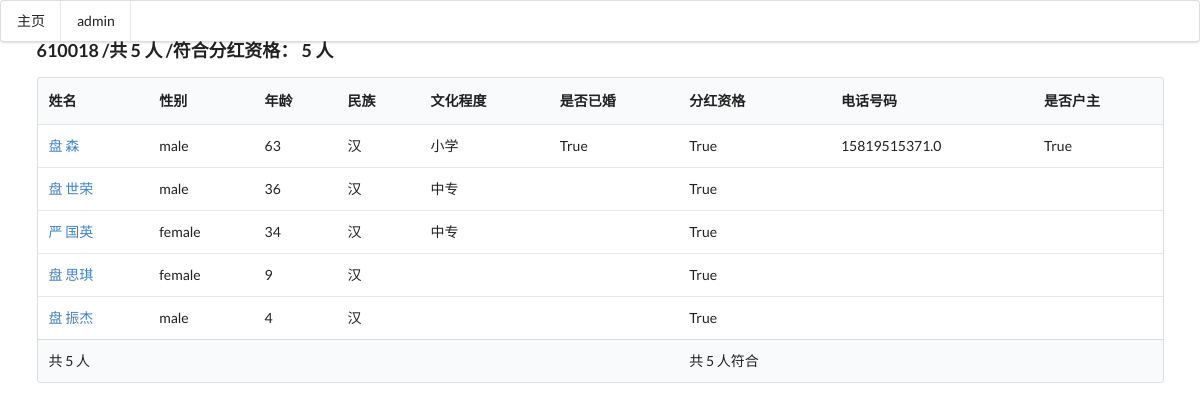
Screenshot of /account/610018/ with the database file from the repository.
### apps/account/models.py (models this page shows, shortened)
class Account(models.Model):
    name = models.CharField('户名号码', unique=True, db_index=True, max_length=12)
    created = models.DateTimeField('创建时间', auto_now_add=True)
    updated = models.DateTimeField('更新日期', auto_now=True)
    class Meta:
        verbose_name = '户口号码'
        verbose_name_plural = verbose_name
    def __str__(self):
        return "{0}:{1}".format(self.name, self.people.get(is_main=True))
    __repr__ = __str__
    def get_peolpe_count(self):
        return self.people.filter(is_del=False).count()
    def get_getmoney_count(self):
        return self.people.filter(is_getmoney=True).count()

class People(models.Model):
    SEX_CHOICES = (
        ('male', '男'),
        ('female', '女'),
    )
    first_name = models.CharField('姓氏', max_length=8)
    last_name = models.CharField('名字', max_length=12)
    sex = models.CharField('性别', choices=SEX_CHOICES, max_length=6)
    id_card_num = models.CharField('身份证号码', db_index=True, max_length=18, null=True, blank=True)
    is_main = models.BooleanField('是否为户主', default=False)
    account = models.ForeignKey('Account', related_name='people', null=True, blank=True, verbose_name='所属户口')
    birthday = models.DateField('出生日期', null=True, blank=True)
    is_marry = models.BooleanField('是否已婚', default=False)
    is_getmoney = models.BooleanField('分钱资格', default=False)
    joind = models.DateField('入户日期', null=True, blank=True)
    nationality = models.CharField('民族', null=True, blank=True, max_length=26)
    education = models.CharField('教育程度', null=True, blank=True, max_length=20)
    account_type = models.CharField('户口类型', null=True, blank=True, max_length=20)
    phone_num = models.CharField('电话号码', null=True, blank=True, max_length=11)
    created = models.DateTimeField('创建时间', auto_now_add=True)
    updated = models.DateTimeField('更新日期', auto_now=True)
    is_del = models.BooleanField('是否注销', default=False)
    objects = PeopleNoDelManager()
    all_people = models.Manager()
    class Meta:
        verbose_name = '村民信息'
        verbose_name_plural = verbose_name
    def __str__(self):
        return '{} {}'.format(self.first_name, self.last_name)
    __repr__ = __str__
    def get_age(self):
        today = date.today()
        try:
            birthday = self.birthday.replace(year=today.year)
        except ValueError:
            birthday = self.birthday.replace(year=today.year, day=self.birthday.day - 1)
        if birthday > today:
            return today.year - self.birthday.year - 1
        else:
            return today.year - self.birthday.year
    def get_absolute_url(self):
        return reverse("account:people", kwargs={'pk':self.id})

### apps/account/views.py (the view)
# urls.py: url(r'^(?P<name>\w+)/$', views.AccountDetailView.as_view(), name='detail'),
class AccountDetailView(DetailView):
    model = Account
    template_name = 'account/detail.html'
    context_object_name = 'account'
    slug_field = 'name' #重新设定slug的字段
    slug_url_kwarg = 'name' #定位到slug字段，可能他存入的是字典类型
    def get_context_data(self, **kwargs):
        context = super(AccountDetailView, self).get_context_data(**kwargs)
        context['people_list'] = self.object.people.filter(is_del=False)
        return context

### apps/account/models.py (called while the page is built)
    def get_queryset(self):
        return super(PeopleNoDelManager, self).get_queryset().filter(is_del=False)

### apps/account/templates/account/detail.html (shortened to what this page needs)
{% extends 'basic.html' %}
{% block conten %}
    <div class="ui container">
        <div class="segment">
            <div class="ui header">{{ account.name }}
                <span>/共 {{ account.get_peolpe_count }} 人</span>
                <span>/符合分红资格： {{ account.get_getmoney_count }} 人</span>
            </div>
            <table class="ui single line table">
                <thead>
                <tr>
                    <th>姓名</th>
                    <th>性别</th>
                    <th>年龄</th>
                    <th>民族</th>
                    <th>文化程度</th>
                    <th>是否已婚</th>
                    <th>分红资格</th>
                    <th>电话号码</th>
                    <th>是否户主</th>
                </tr>
                </thead>
                <tbody>
                {% for people in people_list %}
                    <tr>
                        <td><a href="{{ people.get_absolute_url }}">{{ people }}</a></td>
                        <td>{{ people.sex }}</td>
                        <td>{{ people.get_age }}</td>
                        <td>{{ people.nationality }}</td>
                        <td>{{ people.education }}</td>
                        <td>{{ people.is_main|default:"" }}</td>
                        <td>{{ people.is_getmoney|default:"" }}</td>
                        <td>{{ people.phone_num }}</td>
                        <td>{{ people.is_main|default:"" }}</td>
                    </tr>
                {% endfor %}
                <tfoot>
                <tr>
                    <th>共 {{ account.get_peolpe_count }} 人</th>
                    <th></th>
                    <th></th>
                    <th></th>
                    <th></th>
                    <th></th>
                    <th>共 {{ account.get_getmoney_count }} 人符合</th>
                    <th></th>
                    <th></th>
                </tr>
                </tfoot>
                </tbody>
            </table>
        </div>
    </div>
{% endblock %}

### rows the page displays
Account: name "610018", get_peolpe_count "5", get_getmoney_count "5"
People: first_name+last_name "盘 森", sex "male", get_age "63", nationality "汉", education "小学", is_main "True", is_getmoney "True", phone_num "15819515371.0"
People: first_name+last_name "盘 世荣", sex "male", get_age "36", nationality "汉", education "中专", is_getmoney "True"
People: first_name+last_name "严 国英", sex "female", get_age "34", nationality "汉", education "中专", is_getmoney "True"
People: first_name+last_name "盘 思琪", sex "female", get_age "9", nationality "汉", is_getmoney "True"
People: first_name+last_name "盘 振杰", sex "male", get_age "4", nationality "汉", is_getmoney "True"
